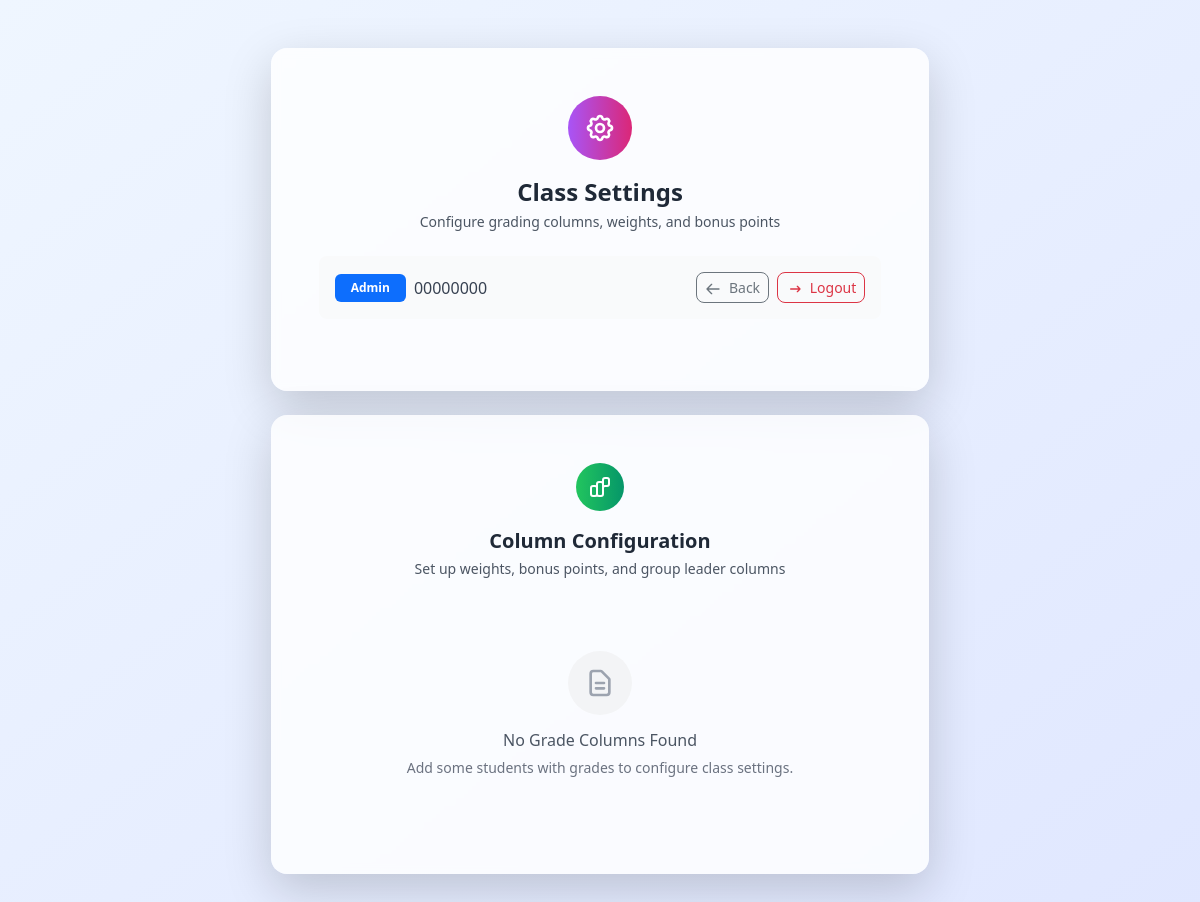
/classsettings?name=aaa&year=2025 (signed in), run on an earlier commit of the app's database.
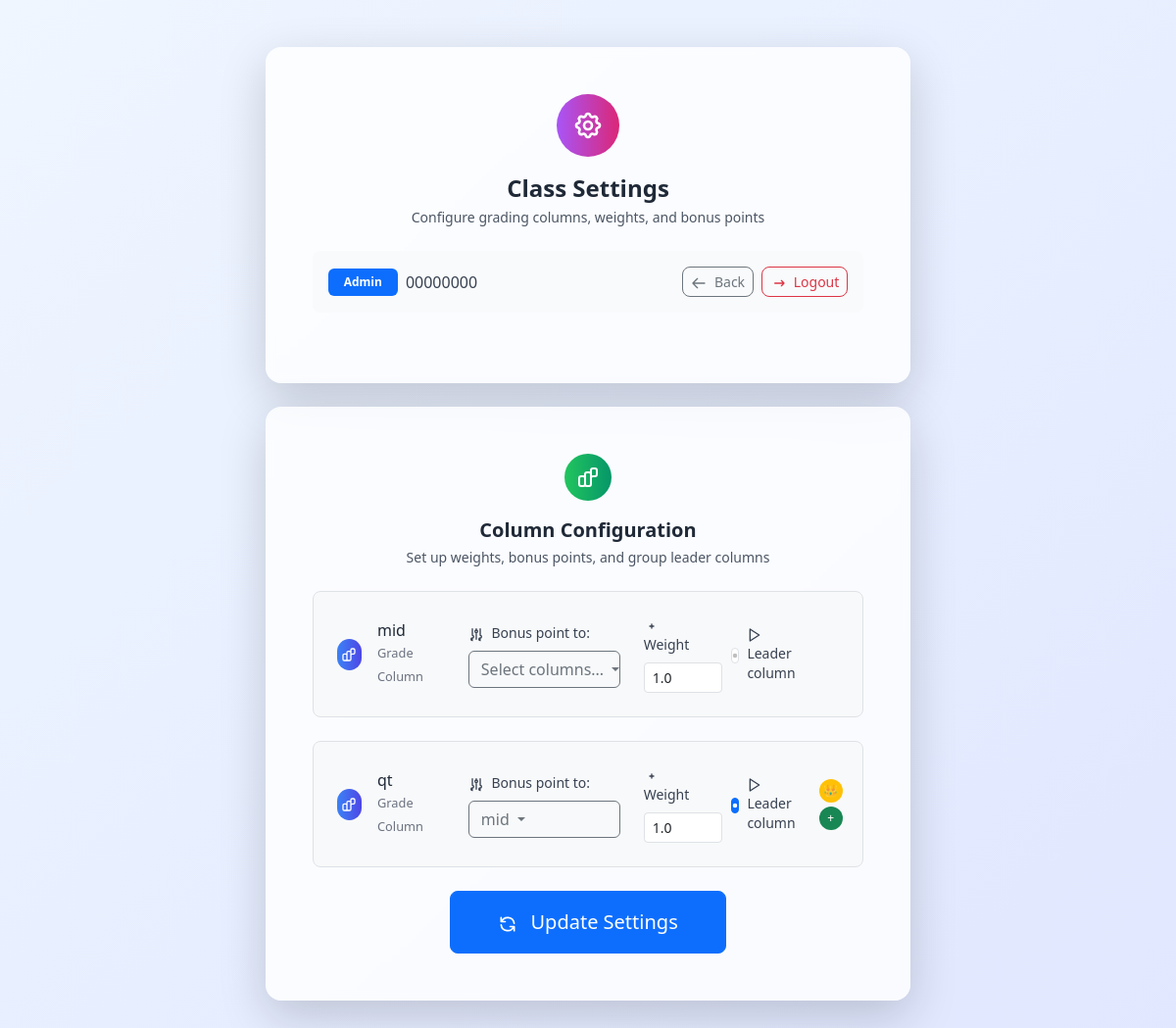
And on a later commit of the database.
### tables this page shows
CREATE TABLE bonus_point_relation (
    class_name TEXT NOT NULL,
    started_year INTEGER NOT NULL,
    from_col TEXT NOT NULL,
    to_col TEXT NOT NULL,
    PRIMARY KEY (class_name, started_year, from_col, to_col),
    FOREIGN KEY (class_name, started_year)
        REFERENCES classes(class_name, started_year)
        ON DELETE CASCADE
);

### main.py (the view, shortened to what this page needs)
@app.route("/classsettings",methods=['GET','POST'])
def class_settings():
    if 'id' not in session:
        return redirect(url_for('login'))
    if session['id'] != admin_id:
        return "hehehe"
    class_name=request.args.get("name")
    class_started_year=request.args.get("year")
    if request.method=='GET':
        db=get_db()
        grade_sample=db.execute("select grade from student_to_classes where class_name=? and started_year=?",(class_name,int(class_started_year))).fetchone()
        if grade_sample:
            grade_sample=json.loads(grade_sample['grade'])
        else:
            grade_sample={}
        grades_column_relation={}
        group_leader_col=db.execute("select col_list from group_leader_col where class_name=? and started_year=?",(class_name,class_started_year)).fetchone()
        if group_leader_col:
            group_leader_col=json.loads(group_leader_col['col_list'])
            group_leader_col=group_leader_col['list']
        else:
            group_leader_col=[]
        col_weight=db.execute("select col_weight from column_weight where class_name=? and started_year=?",(class_name,int(class_started_year))).fetchone()
        if col_weight:
            col_weight=json.loads(col_weight['col_weight'])
        else:
            col_weight={}
        for key in grade_sample:
            bonus_to=db.execute("select to_col from bonus_point_relation where from_col=? and class_name=? and started_year=?",(key,class_name,class_started_year)).fetchall()
            if bonus_to:
                bonus_to=[score['to_col'] for score in bonus_to]
            else:
                bonus_to=[]
            grades_column_relation[key]={'bonus_to':bonus_to}
            grades_column_relation[key]['is_group_leader_col']=True if key in group_leader_col else False
            grades_column_relation[key]['col_weight']=float(col_weight[key]) if key in col_weight else 0
        db.close()
        return render_template("classsettings.html",col_list=grades_column_relation)

### main.py (called while the page is built)
def get_db():
    conn = sqlite3.connect(database_path)
    conn.row_factory = sqlite3.Row
    return conn

### templates/classsettings.html (shortened to what the changed rows need)
<!DOCTYPE html>
<html lang="en">
<head>
    <link href="https://cdn.jsdelivr.net/npm/bootstrap@5.3.0/dist/css/bootstrap.min.css" rel="stylesheet">
    <script src="https://cdn.tailwindcss.com"></script>
</head>
<body class="bg-gradient-to-br from-blue-50 to-indigo-100 min-h-screen">
    <div class="container py-5">
        <div class="row justify-content-center">
            <div class="col-lg-10 col-xl-8">
                <div class="card shadow-lg border-0 rounded-4 bg-white/80 backdrop-blur-sm mb-4">
                    <div class="card-body p-5">
                        <div class="text-center mb-4">
                            <h2 class="text-2xl font-bold text-gray-800 mb-1">Class Settings</h2>
                        </div>
                    </div>
                </div>
                <div class="card shadow-lg border-0 rounded-4 bg-white/80 backdrop-blur-sm">
                    <div class="card-body p-5">
                        <form id="settingsForm">
                            {% if col_list %}
                                {% for column_name, column_config in col_list.items() %}
                                <div class="mb-4 p-4 border rounded-3 bg-light">
                                    <div class="row align-items-center">
                                        <div class="col-md-3">
                                            <div class="d-flex align-items-center">
                                                <div class="bg-gradient-to-r from-blue-500 to-indigo-600 w-8 h-8 rounded-full me-3 flex items-center justify-center">
                                                </div>
                                                <div>
                                                    <h6 class="mb-0 font-medium text-gray-800">{{ column_name }}</h6>
                                                    <small class="text-gray-500">Grade Column</small>
                                                </div>
                                            </div>
                                        </div>
                                        <div class="col-md-4">
                                            <label class="form-label text-sm font-medium text-gray-700">
                                                <svg class="w-4 h-4 inline-block me-1" fill="none" stroke="currentColor" viewBox="0 0 24 24">
                                                    <path stroke-linecap="round" stroke-linejoin="round" stroke-width="2" d="M12 6V4m0 2a2 2 0 100 4m0-4a2 2 0 110 4m-6 8a2 2 0 100-4m0 4a2 2 0 100 4m0-4v2m0-6V4m6 6v10m6-2a2 2 0 100-4m0 4a2 2 0 100 4m0-4v2m0-6V4"/>
                                                </svg>
                                                Bonus point to:
                                            </label>
                                            <div class="dropdown">
                                                <button class="btn btn-outline-secondary dropdown-toggle w-100 text-start" type="button"
                                                        id="bonusDropdown{{ loop.index }}" data-bs-toggle="dropdown" aria-expanded="false">
                                                    <span class="selected-items">
                                                        {% if column_config.bonus_to %}
                                                            {{ column_config.bonus_to|join(', ') }}
                                                        {% else %}
                                                            Select columns...
                                                        {% endif %}
                                                    </span>
                                                </button>
                                            </div>
                                        </div>
                                        <div class="col-md-2">
                                            <label class="form-label text-sm font-medium text-gray-700">
                                                <svg class="w-4 h-4 inline-block me-1" fill="none" stroke="currentColor" viewBox="0 0 24 24">
                                                    <path stroke-linecap="round" stroke-linejoin="round" stroke-width="2" d="M12 9v3m0 0v3m0-3h-3m3 0h3"/>
                                                </svg>
                                                Weight
                                            </label>
                                            <input type="text" class="form-control form-control-sm weight-input"
                                                   name="weight_{{ column_name }}"
                                                   value="{{ column_config.col_weight if column_config.col_weight is defined else '0' }}"
                                                   pattern="^[0-9]+(\.[0-9]{1,2})?$"
                                                   title="Enter a valid number (e.g., 0, 0.5, 2.75)"
                                                   style="width: 80px;">
                                        </div>
                                        <div class="col-md-2">
                                            <div class="form-check form-switch d-flex align-items-center">
                                                <input class="form-check-input me-2" type="checkbox"
                                                       name="leader_{{ column_name }}" id="leader_{{ column_name }}"
                                                       {% if column_config.is_group_leader_col %}checked{% endif %}>
                                                <label class="form-check-label text-sm font-medium text-gray-700" for="leader_{{ column_name }}">
                                                    <svg class="w-4 h-4 inline-block me-1" fill="none" stroke="currentColor" viewBox="0 0 24 24">
                                                        <path stroke-linecap="round" stroke-linejoin="round" stroke-width="2" d="M5 3l14 9-14 9V3z"/>
                                                    </svg>
                                                    Leader column
                                                </label>
                                            </div>
                                        </div>
                                        <div class="col-md-1">
                                            <div class="text-center">
                                                {% if column_config.is_group_leader_col %}
                                                <div class="bg-warning w-6 h-6 rounded-full mx-auto flex items-center justify-center">
                                                    <span class="text-xs">👑</span>
                                                </div>
                                                {% endif %}
                                                {% if column_config.bonus_to %}
                                                <div class="bg-success w-6 h-6 rounded-full mx-auto flex items-center justify-center mt-1">
                                                    <span class="text-white text-xs">+</span>
                                                </div>
                                                {% endif %}
                                            </div>
                                        </div>
                                    </div>
                                </div>
                                {% endfor %}
                                <div class="text-center mt-4">
                                    <button type="submit" class="btn btn-primary btn-lg px-5 py-3 rounded-3">
                                        <svg class="w-5 h-5 inline-block me-2" fill="none" stroke="currentColor" viewBox="0 0 24 24">
                                            <path stroke-linecap="round" stroke-linejoin="round" stroke-width="2" d="M4 4v5h.582m15.356 2A8.001 8.001 0 004.582 9m0 0H9m11 11v-5h-.581m0 0a8.003 8.003 0 01-15.357-2m15.357 2H15"/>
                                        </svg>
                                        Update Settings
                                    </button>
                                </div>
                            {% else %}
                                <div class="text-center py-5">
                                    <div class="bg-gray-100 w-16 h-16 rounded-full mx-auto mb-3 flex items-center justify-center">
                                        <svg class="w-8 h-8 text-gray-400" fill="none" stroke="currentColor" viewBox="0 0 24 24">
                                            <path stroke-linecap="round" stroke-linejoin="round" stroke-width="2" d="M9 12h6m-6 4h6m2 5H7a2 2 0 01-2-2V5a2 2 0 012-2h5.586a1 1 0 01.707.293l5.414 5.414a1 1 0 01.293.707V19a2 2 0 01-2 2z"/>
                                        </svg>
                                    </div>
                                    <h6 class="text-gray-600 mb-2">No Grade Columns Found</h6>
                                    <p class="text-gray-500 text-sm">Add some students with grades to configure class settings.</p>
                                </div>
                            {% endif %}
                        </form>
                    </div>
                </div>
            </div>
        </div>
    </div>
</body>
</html>

What changed in the data, as far as the page shows it:
added bonus_point_relation: to_col "mid", shows "Select columns...", column_name "1.0", from_col "qt", bonus_to "mid", column_name "☑"
Also different on the page:
text no longer shown: "No Grade Columns Found Add some students with grades to configure class settings."
text now shown: "Update Settings"
